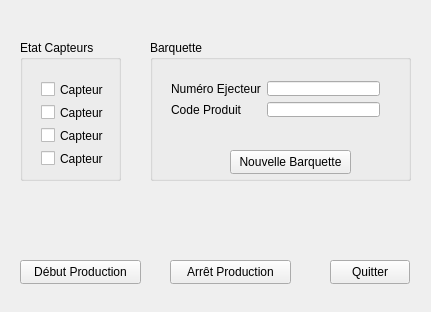
<?xml version="1.0" encoding="UTF-8"?>
<ui version="4.0">
 <class>PartieOperative</class>
 <widget class="QWidget" name="PartieOperative">
  <property name="geometry">
   <rect>
    <x>0</x>
    <y>0</y>
    <width>431</width>
    <height>312</height>
   </rect>
  </property>
  <property name="windowTitle">
   <string>PartieOperative</string>
  </property>
  <widget class="QGroupBox" name="groupBox_EtatCapteurs">
   <property name="geometry">
    <rect>
     <x>20</x>
     <y>40</y>
     <width>101</width>
     <height>141</height>
    </rect>
   </property>
   <property name="title">
    <string>Etat Capteurs</string>
   </property>
   <widget class="QWidget" name="layoutWidget">
    <property name="geometry">
     <rect>
      <x>10</x>
      <y>30</y>
      <width>85</width>
      <height>108</height>
     </rect>
    </property>
    <layout class="QVBoxLayout" name="verticalLayout">
     <item>
      <widget class="QCheckBox" name="checkBox_Capteur1">
       <property name="text">
        <string>Capteur 1</string>
       </property>
      </widget>
     </item>
     <item>
      <widget class="QCheckBox" name="checkBox_Capteur2">
       <property name="text">
        <string>Capteur 2</string>
       </property>
      </widget>
     </item>
     <item>
      <widget class="QCheckBox" name="checkBox_Capteur3">
       <property name="text">
        <string>Capteur 3</string>
       </property>
      </widget>
     </item>
     <item>
      <widget class="QCheckBox" name="checkBox_Capteur4">
       <property name="text">
        <string>Capteur 4</string>
       </property>
      </widget>
     </item>
    </layout>
   </widget>
  </widget>
  <widget class="QGroupBox" name="groupBox_Barquette">
   <property name="geometry">
    <rect>
     <x>150</x>
     <y>40</y>
     <width>261</width>
     <height>141</height>
    </rect>
   </property>
   <property name="title">
    <string>Barquette</string>
   </property>
   <widget class="QPushButton" name="pushButton_NewBarquette">
    <property name="geometry">
     <rect>
      <x>80</x>
      <y>110</y>
      <width>121</width>
      <height>24</height>
     </rect>
    </property>
    <property name="text">
     <string>Nouvelle Barquette</string>
    </property>
   </widget>
   <widget class="QWidget" name="layoutWidget">
    <property name="geometry">
     <rect>
      <x>10</x>
      <y>30</y>
      <width>231</width>
      <height>58</height>
     </rect>
    </property>
    <layout class="QHBoxLayout" name="horizontalLayout">
     <item>
      <layout class="QVBoxLayout" name="verticalLayout_3">
       <item>
        <widget class="QLabel" name="label_NumEjecteur">
         <property name="text">
          <string>Numéro Ejecteur</string>
         </property>
        </widget>
       </item>
       <item>
        <widget class="QLabel" name="label_CodeProduit">
         <property name="text">
          <string>Code Produit</string>
         </property>
        </widget>
       </item>
      </layout>
     </item>
     <item>
      <layout class="QVBoxLayout" name="verticalLayout_2">
       <item>
        <widget class="QLineEdit" name="lineEdit_NumEjecteur"/>
       </item>
       <item>
        <widget class="QLineEdit" name="lineEdit_CodeProduit"/>
       </item>
      </layout>
     </item>
    </layout>
   </widget>
  </widget>
  <widget class="QPushButton" name="pushButton_DebutProduction">
   <property name="enabled">
    <bool>true</bool>
   </property>
   <property name="geometry">
    <rect>
     <x>20</x>
     <y>260</y>
     <width>121</width>
     <height>24</height>
    </rect>
   </property>
   <property name="text">
    <string>Début Production</string>
   </property>
  </widget>
  <widget class="QPushButton" name="pushButton_ArretProduction">
   <property name="enabled">
    <bool>true</bool>
   </property>
   <property name="geometry">
    <rect>
     <x>170</x>
     <y>260</y>
     <width>121</width>
     <height>24</height>
    </rect>
   </property>
   <property name="text">
    <string>Arrêt Production</string>
   </property>
  </widget>
  <widget class="QPushButton" name="pushButton_Quitter">
   <property name="geometry">
    <rect>
     <x>330</x>
     <y>260</y>
     <width>80</width>
     <height>24</height>
    </rect>
   </property>
   <property name="text">
    <string>Quitter</string>
   </property>
  </widget>
 </widget>
 <layoutdefault spacing="6" margin="11"/>
 <resources/>
 <connections>
  <connection>
   <sender>pushButton_Quitter</sender>
   <signal>clicked()</signal>
   <receiver>PartieOperative</receiver>
   <slot>close()</slot>
   <hints>
    <hint type="sourcelabel">
     <x>366</x>
     <y>272</y>
    </hint>
    <hint type="destinationlabel">
     <x>385</x>
     <y>251</y>
    </hint>
   </hints>
  </connection>
 </connections>
</ui>
